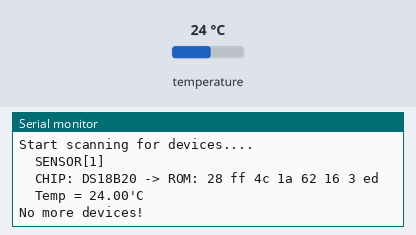
Bench run of a sketch on a simulated Arduino Uno, built with avr-gcc and run on an emulated ATmega328P. Shown: the last lines printed to the serial monitor. The test bench sets the inputs (shaded band); at power-on: temperature 24 °C.

Above: at 8.1 s.
8.2 s: temperature set to 12 °C
At 13.2 s:
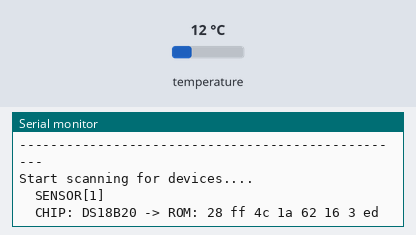
15.6 s: temperature set to 19 °C
At 20.4 s:
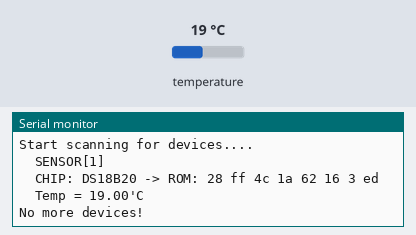
Timing chart, 0 to 21.9 s (numbered marks = the images above; inputs shaded):
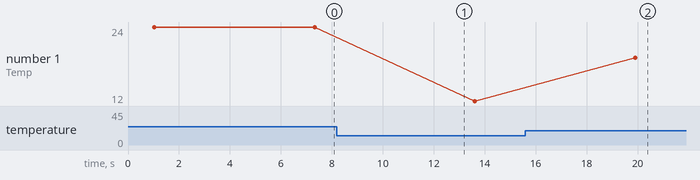

The sketch:

dy_NodeMCU_OneWire_DS1820_Scanner.ino
```cpp
/*
* NodeMCU LoLin - DS18B20 temp sensor (ONE WIRE)
*   Created on: 09.07.2017
*   by DubyOriginal
*
* ---------------------------------------------------------
* -> NodeMCU LoLin
*
* ---------------------------------------------------------
* source: Battery
* -> ArdUno Vin pin
*
* ---------------------------------------------------------
* Programmer setup:
*    - Tools -> Board -> Arduino Uno
*
* ---------------------------------------------------------
* PINOUT
#define D0 16
#define D1 5  // I2C Bus SCL (clock)
#define D2 4  // I2C Bus SDA (data)
#define D3 0  //
#define D4 2  // Same as "LED_BUILTIN", but inverted logic
#define D5 14 // SPI Bus SCK (clock)
#define D6 12 // SPI Bus MISO
#define D7 13 // SPI Bus MOSI
#define D8 15 // SPI Bus SS (CS)
#define D9 3  // RX0 (Serial console)
#define D10 1 // TX0 (Serial console)
*/

#include <OneWire.h>

// CONST
//---------------------------------------------------------------
#define LED LED_BUILTIN // (Arduino is 13)
#define D4 2 // DS18B20 data pin


//VARS
//---------------------------------------------------------------
float prevTemp = 0;
byte devCnt = 0;

//OTHER
//---------------------------------------------------------------
#define serial Serial
OneWire oneWire(D4);  // Create a 1-wire object

//***************************************************************************************************************************
void setup() {
  serial.begin(115200);
  serial.println("");
  serial.println("++++++++++++++++++++++++++++++++++++++++++++++++++++++++++++++++++++++++++++++++++");
  serial.println("NodeMCU LoLin - DS18B20 temp sensor");
  serial.println("starting...");

  // setup OneWire bus
  //DS18B20.begin();

}

// FUNCTIONS
//*********************************************************************************************************

//****************************************************************************************
void scanOneWireDevices(){
  byte addr[8];

  serial.println("--------------------------------------------------");
  serial.println("Start scanning for devices....");

  while(oneWire.search(addr)) {
    devCnt++;
    serial.println("");

    //String devAddrStr = String(addr[0]) + "-" + String(addr[1]) + "-" + String(addr[2]) + "-" + String(addr[3]) + "-" + String(addr[4]) + "-" + String(addr[5]) + "-" + String(addr[6]) + "-" + String(addr[7]);
    serial.println("  SENSOR[" + String(devCnt) + "]");

    getDataForDevice(addr);
  }

  devCnt = 0;
  oneWire.reset_search();
  serial.println();
  serial.println("No more devices!");

  delay(250);

}

void getDataForDevice(byte devAddr[8]){
  byte type_s;

    // the first ROM byte indicates which chip
  String chipStr = "";
  switch (devAddr[0]) {
    case 0x10:
      chipStr = "DS18S20";  // or old DS1820
      type_s = 1;
      break;
    case 0x28:
      chipStr = "DS18B20";
      type_s = 0;
      break;
    case 0x22:
      chipStr = "DS1822";
      type_s = 0;
      break;
    default:
      chipStr = "Not a DS18x20 family device.";
      return;
  }


  String ROMStr = String(devAddr[0], HEX);
  for(byte i = 1; i < 8; i++) {
    ROMStr = ROMStr + " " + String(devAddr[i], HEX);
  }

  serial.print("  CHIP: " + chipStr + " -> ROM: " + ROMStr);

  if (OneWire::crc8(devAddr, 7) != devAddr[7]) {
      serial.println("CRC is not valid!");
      return;
  }

  serial.println();

  byte data[12];
  readRawTempFromSensor(devAddr, data); //NOTE - return data is stored in param data!
  float celsius = getTempFromRawData(data, type_s);
  serial.println("  Temp = " + String(celsius) + "'C");
}

void readRawTempFromSensor(byte devAddr[8], byte data[12]){;
  oneWire.reset();
  oneWire.select(devAddr);
  oneWire.write(0x44);        // start conversion, use ds.write(0x44,1) with parasite power on at the end

  delay(1000);     // maybe 750ms is enough, maybe not
  // we might do a ds.depower() here, but the reset will take care of it.

  byte present = 0;
  present = oneWire.reset();
  oneWire.select(devAddr);
  oneWire.write(0xBE);         // Read Scratchpad

  for (byte i = 0; i < 9; i++) {           // we need 9 bytes
    data[i] = oneWire.read();
  }
}

// Convert the data to actual temperature because the result is a 16 bit signed integer, it should
// be stored to an "int16_t" type, which is always 16 bits even when compiled on a 32 bit processor.
float getTempFromRawData(byte data[12], byte type_s){
  int16_t raw = (data[1] << 8) | data[0];
  if (type_s) {
    raw = raw << 3; // 9 bit resolution default
    if (data[7] == 0x10) {
      // "count remain" gives full 12 bit resolution
      raw = (raw & 0xFFF0) + 12 - data[6];
    }
  } else {
    byte cfg = (data[4] & 0x60);
    // at lower res, the low bits are undefined, so let's zero them
    if (cfg == 0x00) raw = raw & ~7;  // 9 bit resolution, 93.75 ms
    else if (cfg == 0x20) raw = raw & ~3; // 10 bit res, 187.5 ms
    else if (cfg == 0x40) raw = raw & ~1; // 11 bit res, 375 ms
    //// default is 12 bit resolution, 750 ms conversion time
  }
  return (float)raw / 16.0;  //for celsius
}

//***************************************************************************************************************************
void loop() {
  //float temperature = getTemperature();
  //serial.println("Temp: " + String(temperature));

  //discoverOneWireDevices();
  scanOneWireDevices();

  delay(5000);
}
```

Measured:
- after the input at 15.6 s, the serial monitor: prints a new line after 4.3 s (image 2)
- plotted number 1: 24 → 12 after the input at 8.2 s, 12 → 19 after the input at 15.6 s
